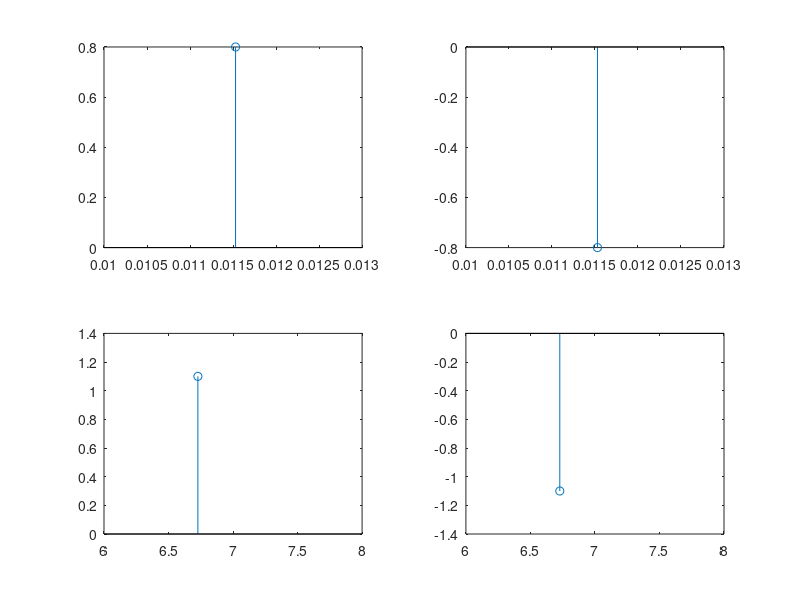

Source code (MATLAB):
a1=0.8; a2=-0.8; a3=1.1; a4=-1.1;
n=20;
x1=a1^n;
x2=a2^n;
x3=a3^n;
x4=a4^n;
subplot(2, 2, 1), stem(x1,a1);
subplot(2, 2, 2), stem(x2,a2);
subplot(2, 2, 3), stem(x3,a3);
subplot(2, 2, 4), stem(x4,a4);